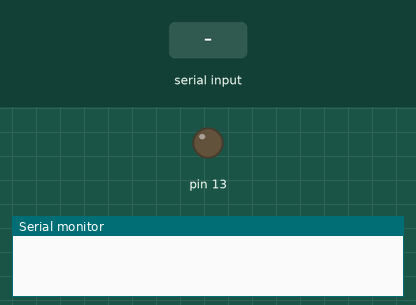
The sketch below on a simulated Arduino Uno, built with avr-gcc and run on an emulated ATmega328P. Shown: output pins drawn as LEDs (lit = HIGH), the last lines printed to the serial monitor. Inputs (shaded band) come from the test bench.

Above: at 1.2 s.
1.3 s: "1" received over Serial
At 1.6 s:
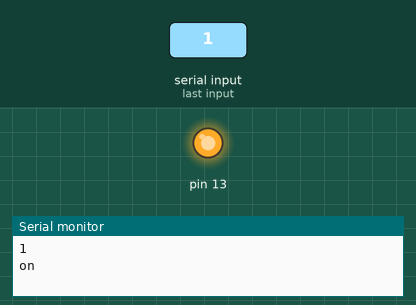
Timing chart, 0 to 4.3 s (numbered marks = the images above; inputs shaded):
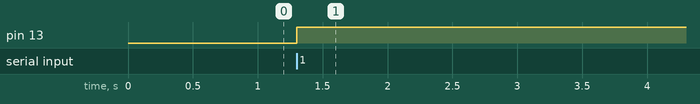

Measured:
- after the input at 1.3 s, pin 13: LOW → HIGH at once

The sketch:

single_led_control.ino
```cpp
void setup() {
  Serial.begin(9600);
  pinMode(13,OUTPUT);
  digitalWrite(13,LOW);


}


char s;
int c=0;
void loop() {
  if(Serial.available()>0)
  {
    s = Serial.read();
    Serial.println(s);
    if (s == '1') {
      if(c==0){
              digitalWrite(13,HIGH);
              Serial.println("on");
              c=1;
          }
      else    {
              digitalWrite(13,LOW);
              Serial.println("off");
              c=0;
          }

    }
  }
}
```
